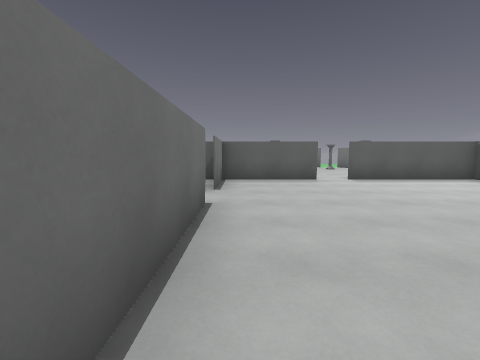
view 1 (above)

15 first-person views from a walk through a 3-D level made in the Godot game engine. The camera is 1.4 m above the floor, tilts 6° down and sees 90° across. The floor is counted in squares, 1.76 m on a side. Each view is taken from the middle of a square. On the plan, view 1 faces up. The plan holds only what a view shows up to about 9 squares ahead; the rest is blank.

view 2
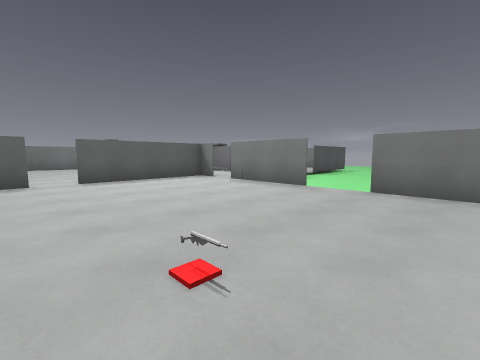

view 3
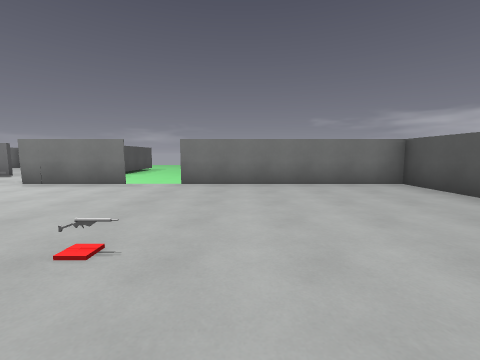

view 4
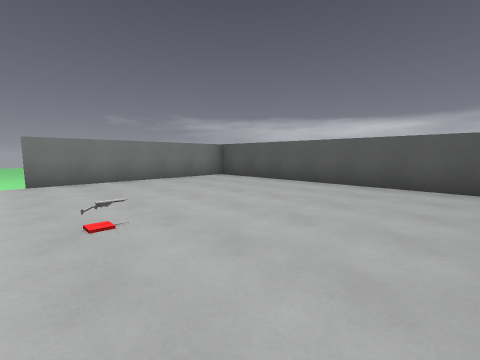

view 5
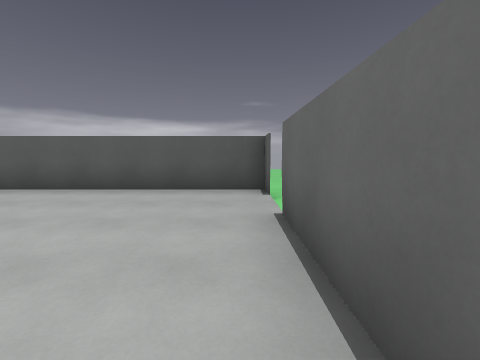

view 6
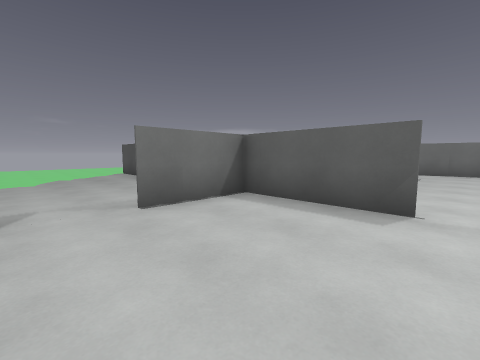

view 7
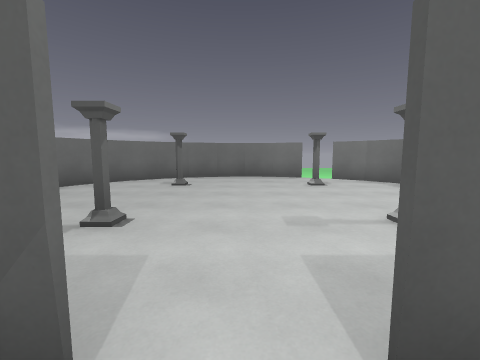

view 8
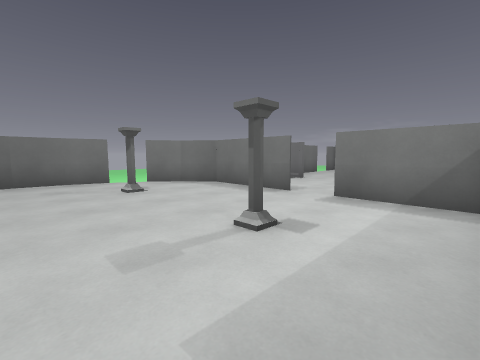

view 9
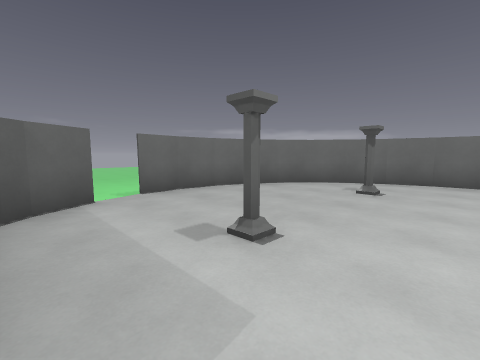

view 10
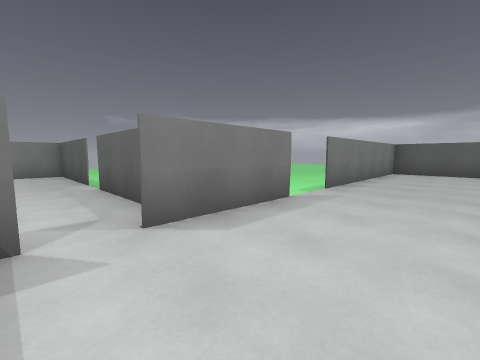

view 11
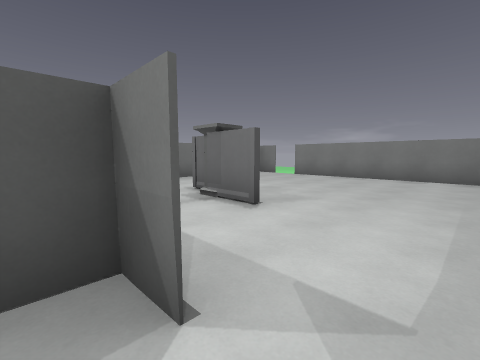

view 12
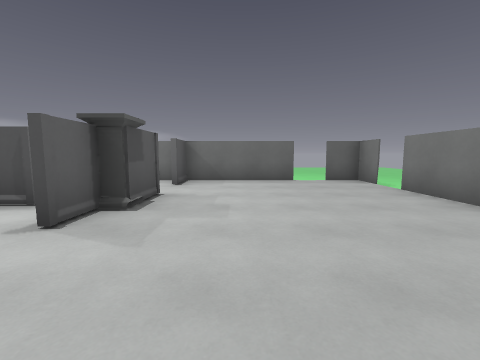

view 13
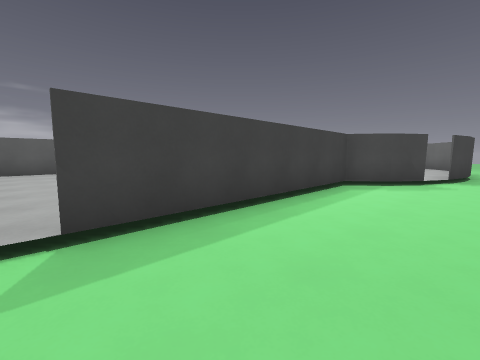

view 14
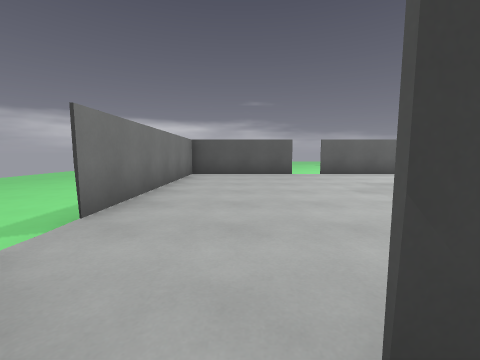

view 15
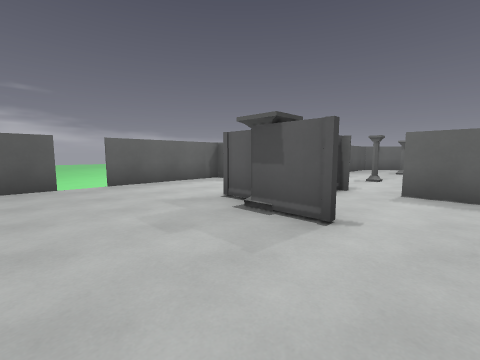

### Floor plan
Key: @ floor where view 1 was taken; # wall or solid block; x gap in a wall; . main floor; - floor 0.25 m lower than the main floor; / step, stairs or slope; = window, fence, low wall or low ledge; P pillar; O other object.
Columns run from 9 left of view 1 to 22 right of it. Each row starts with its distance up from view 1.
 17                --
 16            ####---------
 15          ##=..#x#--------
 14         ##......##=====-=#-
 13        ##.P...P..#.#.....#-
 12        #.........#.......-
 11   ---- #.........x.......#-
 10   -----x..P...P..x.P.....#--
  9       -x.........#.#.....#---
  8         ####.#####.......# ---
  7   /...  #........x.......#  ---
  6  --.....#........x.......#   ---
  5 ---/.............####-####    --
  4 ----/............#----
  3         #........-----
  2         #........-----
  1         #...O....#---
  0         #@.......#--
 -1         #........#--
 -2         #........#
 -3         -........#
 -4         -#########
 -5         -

Positions as (right, up) in squares from view 1, and headings:
1: (0, 0), facing up
2: (2, 0), facing up-right
3: (1, 0), facing right
4: (0, 2), facing down-right
5: (0, 1), facing down
6: (3, 4), facing up-left
7: (3, 7), facing up
8: (3, 8), facing up-right
9: (3, 8), facing up-left
10: (5, 7), facing down-right
11: (7, 6), facing up-right
12: (12, 6), facing up
13: (14, 16), facing down-left
14: (14, 14), facing down
15: (13, 12), facing down-left
